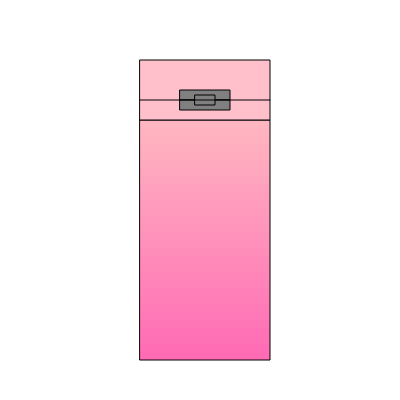
Frame 1 (no input)
Frame 60 (no input): identical to frame 1, image omitted
Frame 120 (the mouse pressed at the canvas centre since frame 60): identical to frame 1, image omitted

The p5.js sketch that drew this single still picture (run headless with seeded random() and noise() and a simulated clock; from frame 60 on, the mouse is pressed at the canvas centre):

// p5.js sketch
// ── sketch.js
function setup() {
    createCanvas(400, 400);
  }
  
  function draw() {
    background("white");
    strokeWeight(1)
    
    colorMode(RGB);
    noStroke()
    let colorA = color(255, 182, 193);
    let colorB = color(255, 105, 180);
    let stripeCount = 30;
    let stripeHeight = 240 / stripeCount;
    for (let y = 120; y < 360; y += stripeHeight) {
    let inter = map(y, 120, 360, 0, 1);
    let c = lerpColor(colorA, colorB, inter);
    fill(c)
      rect(140, y, 130, stripeHeight);
    
    }
    
    strokeWeight(1);
    stroke(0)
    noFill();
    rect(140,120,130,240);
    
    fill("pink");
    rect(140,60,130,60);
    
    fill("grey");
    rect(180,90,50,10);
    rect(180,100,50,10);
    
    rect(195,95,20,10);
    
    line(140,100,270,100);
    
    
    
  }
